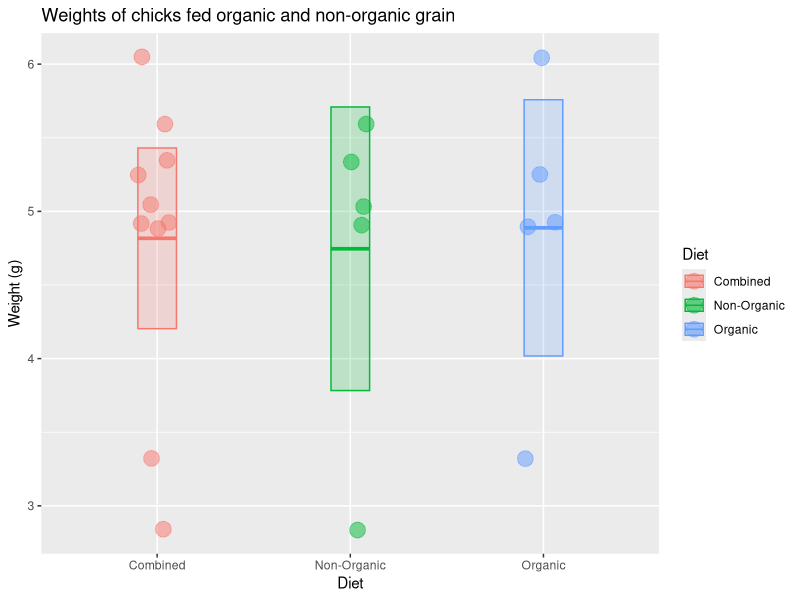

Generate this figure with R:
## ---- chunk 1
x <- c(6.05, 4.89, 3.32, 4.93, 5.25, 5.04, 4.91, 2.84, 5.60, 5.34)
x
## ---- chunk 2
mean(x)
median(x)
sd(x)

## ---- chunk 3
n <- length(x) # sample size
n
sem <- sd(x) / sqrt(n)
sem

## ---- chunk 4
c(mean(x) + 1.96 * sem, mean(x) - 1.96 * sem)
## ---- chunk 5

library(tidyverse)

# check to make sure you did the part above correctly
# if not, generate some fake x data
if (!exists("x") | !is.numeric(x) | !length(x) == 10) x <- rep(1, 10)

# put the chick data into a data frame
chick_data <-
  tibble::tibble(
    diet = rep(c("Combined", "Combined", "Organic", "Non-Organic"), each = 5),
    weight = c(x, x)
  )

# summarize the chick weights by diet
chick_summary <-
  chick_data %>% 
  group_by(diet) %>% 
  summarize(
    mean = mean(weight),
    median = median(weight),
    sd = sd(weight),
    n = n(),
    sem = sd / sqrt(n),
    upper = mean + 1.96 * sem,   # upper confidence limit
    lower = mean - 1.96 * sem,   # lower confidence limit
    .groups = "drop"
  )

# plot chick weights
ggplot(chick_data, aes(x = diet, y = weight, color = diet, fill = diet)) +
  geom_jitter(size = 5, shape = 21, alpha = 0.5, width = 0.1) +
  geom_crossbar(
    mapping = aes(ymin = lower, ymax = upper, y = mean), 
    data = chick_summary,
    width = 0.2, alpha = 0.2
  ) +
  labs(
    title = "Weights of chicks fed organic and non-organic grain",
    x = "Diet",
    color = "Diet",
    fill = "Diet",
    y = "Weight (g)"
  )

